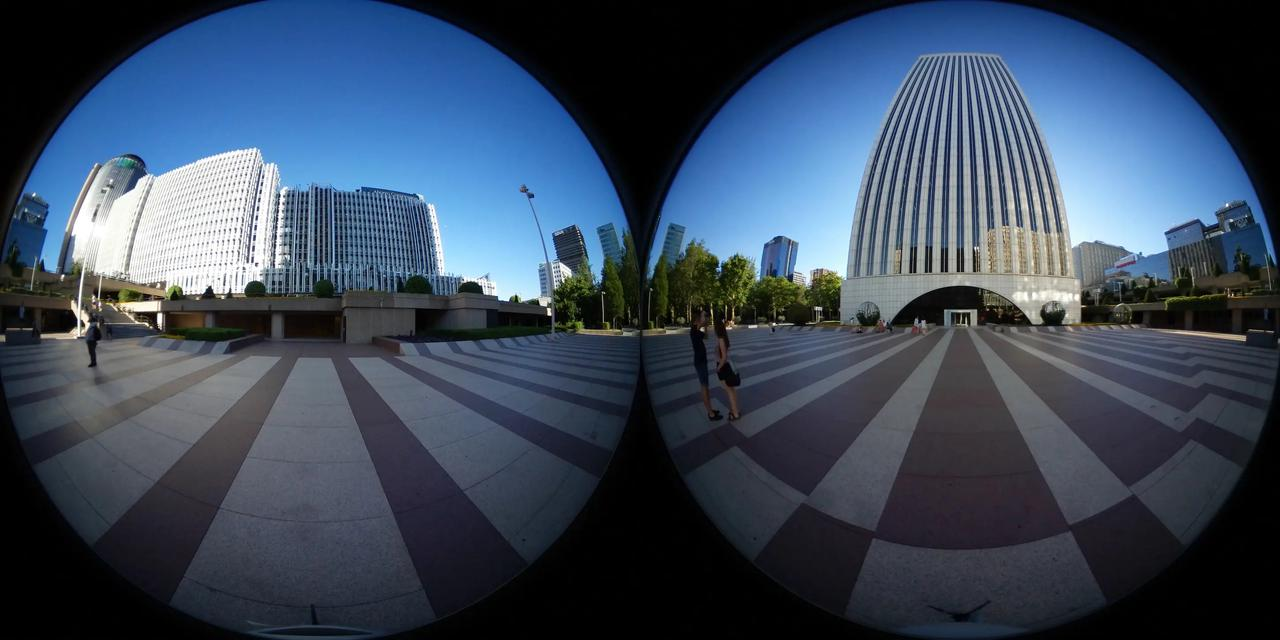
#> input picture images/fisheye_city_dual.png, 1280 x 640 px
$ python fisheye_to_rectilinear.py -i ../images/fisheye_city_dual.png -o out.png
#> lines starting #> are read from the running program, lines starting #| are printed output that depends on the picture
#!/usr/bin/env python3
"""Fisheye to rectilinear (perspective) projection."""

import argparse
import sys
from pathlib import Path
import cv2
import numpy as np

try:
    from camera_calibration.calib.calibration_config import CameraCalibration, LensCalibration
except ModuleNotFoundError:
    sys.path.insert(0, str(Path(__file__).resolve().parent.parent.parent))
    from camera_calibration.calib.calibration_config import CameraCalibration, LensCalibration


# [44 lines left out: function fisheye_to_rectilinear, not called in this run]


def _remap_fisheye(fisheye_img, ray_x, ray_y, ray_z, fisheye_fov_deg, cx, cy, radius,
                   lens_calib=None, is_lens2=False):
    """Remap world rays to fisheye pixels with optional calibration."""
    h, w = fisheye_img.shape[:2]

    if lens_calib is not None:
        cx = (1.0 - lens_calib.center_x) * w if is_lens2 else lens_calib.center_x * w
        cy = lens_calib.center_y * h
        fisheye_fov_deg = lens_calib.fov
        radius = min(w, h) / 2.0

    # Convert to equirect world coords: X=forward, Y=right, Z=up
    Xworld, Yworld, Zworld = ray_z, ray_x, -ray_y

    # Apply rotation correction
    if lens_calib is not None:
        rot_yaw = -lens_calib.rotation_yaw if is_lens2 else lens_calib.rotation_yaw
        rot_pitch, rot_roll = lens_calib.rotation_pitch, lens_calib.rotation_roll

        if abs(rot_yaw) > 1e-6 or abs(rot_pitch) > 1e-6 or abs(rot_roll) > 1e-6:
            cyaw, syaw = np.cos(rot_yaw), np.sin(rot_yaw)
            cpitch, spitch = np.cos(rot_pitch), np.sin(rot_pitch)
            croll, sroll = np.cos(rot_roll), np.sin(rot_roll)

            Rz = np.array([[cyaw, -syaw, 0], [syaw, cyaw, 0], [0, 0, 1]], dtype=np.float64)
            Ry = np.array([[cpitch, 0, spitch], [0, 1, 0], [-spitch, 0, cpitch]], dtype=np.float64)
            Rx = np.array([[1, 0, 0], [0, croll, -sroll], [0, sroll, croll]], dtype=np.float64)

            world_coords = np.stack([Xworld, Yworld, Zworld], axis=-1)
            rotated = world_coords @ (Rz @ Ry @ Rx).T
            Xworld, Yworld, Zworld = rotated[..., 0], rotated[..., 1], rotated[..., 2]

    # Fisheye projection
    Px, Py, Pz = -Zworld, Yworld, Xworld
    phi = np.arccos(np.clip(Pz, -1.0, 1.0))
    phi_max = np.radians(fisheye_fov_deg / 2.0)
    r_norm = phi / phi_max
    theta = np.arctan2(Py, Px) - np.pi / 2

    # Apply radial distortion
    if lens_calib is not None:
        k1, k2, k3 = lens_calib.k1, getattr(lens_calib, 'k2', 0.0), getattr(lens_calib, 'k3', 0.0)
        if abs(k1) > 1e-6 or abs(k2) > 1e-6 or abs(k3) > 1e-6:
            r_norm = r_norm * (1.0 + k1 * r_norm**2 + k2 * r_norm**4 + k3 * r_norm**6)

    x_fish = cx + r_norm * np.cos(theta) * radius
    y_fish = cy - r_norm * np.sin(theta) * radius

    valid = (r_norm <= 1.001) & (x_fish >= 0) & (x_fish < w) & (y_fish >= 0) & (y_fish < h)
    x_fish = np.clip(x_fish.astype(np.float32), -10, w + 10)
    y_fish = np.clip(y_fish.astype(np.float32), -10, h + 10)

    result = cv2.remap(fisheye_img, x_fish, y_fish, cv2.INTER_LINEAR,
                       borderMode=cv2.BORDER_CONSTANT, borderValue=0)
    result[~valid] = 0
    return result, valid


def dual_fisheye_to_rectilinear(dual_img, out_width, out_height,
                                 out_fov_deg=90.0, yaw_deg=0.0, pitch_deg=0.0,
                                 fisheye_fov_deg=180.0, calibration=None, blend=True):
    """Extract a rectilinear view from dual-fisheye, blending both lenses."""
    h, w = dual_img.shape[:2]
    half_w = w // 2
    lens1, lens2 = dual_img[:, :half_w], dual_img[:, half_w:]

    lens_h, lens_w = lens1.shape[:2]
    cx, cy = lens_w / 2.0, lens_h / 2.0
    radius = min(lens_w, lens_h) / 2.0

    lens1_fov = calibration.lens1.fov if calibration else fisheye_fov_deg
    lens2_fov = calibration.lens2.fov if calibration else fisheye_fov_deg
    blend_fov = min(lens1_fov, lens2_fov)

    # Compute world rays
    out_fov_clamped = min(out_fov_deg, 150.0)
    half_fov_h = np.radians(out_fov_clamped / 2.0)
    half_fov_v = half_fov_h * out_height / out_width

    v_idx, u_idx = np.mgrid[0:out_height, 0:out_width]
    u_norm = (u_idx - (out_width - 1) / 2.0) / ((out_width - 1) / 2.0)
    v_norm = (v_idx - (out_height - 1) / 2.0) / ((out_height - 1) / 2.0)

    ray_x = u_norm * np.tan(half_fov_h)
    ray_y = v_norm * np.tan(half_fov_v)
    ray_z = np.ones_like(u_idx, dtype=np.float64)
    ray_len = np.sqrt(ray_x**2 + ray_y**2 + ray_z**2)
    ray_x, ray_y, ray_z = ray_x / ray_len, ray_y / ray_len, ray_z / ray_len

    # Apply yaw and pitch
    yaw, pitch = np.radians(yaw_deg), np.radians(pitch_deg)
    c_yaw, s_yaw = np.cos(yaw), np.sin(yaw)
    ray_x, ray_z = ray_x * c_yaw + ray_z * s_yaw, -ray_x * s_yaw + ray_z * c_yaw
    c_pitch, s_pitch = np.cos(pitch), np.sin(pitch)
    ray_y, ray_z = ray_y * c_pitch - ray_z * s_pitch, ray_y * s_pitch + ray_z * c_pitch

    # Transform rays for each lens
    lens1_calib = calibration.lens1 if calibration else None
    lens2_calib = calibration.lens2 if calibration else None

    result1, valid1 = _remap_fisheye(lens1, ray_x, ray_y, ray_z,
                                      fisheye_fov_deg, cx, cy, radius, lens1_calib, is_lens2=False)
    result2, valid2 = _remap_fisheye(lens2, -ray_x, ray_y, -ray_z,
                                      fisheye_fov_deg, cx, cy, radius, lens2_calib, is_lens2=True)

    # Compute blending weights
    angle1_deg = np.degrees(np.arccos(np.clip(ray_z, -1, 1)))
    angle2_deg = np.degrees(np.arccos(np.clip(-ray_z, -1, 1)))
    max_angle = blend_fov / 2.0

    if blend:
        blend_width = 10.0
        weight1 = np.clip((max_angle - angle1_deg) / blend_width, 0, 1)
        weight2 = np.clip((max_angle - angle2_deg) / blend_width, 0, 1)
        total = np.maximum(weight1 + weight2, 1e-6)
        weight1, weight2 = weight1 / total, weight2 / total
    else:
        weight1 = (ray_z > 0).astype(np.float32)
        weight2 = 1.0 - weight1

    # Composite results
    both_valid = valid1 & valid2
    result = np.zeros_like(result1)

    if len(result.shape) == 3:
        w1, w2 = weight1[:, :, np.newaxis], weight2[:, :, np.newaxis]
        result[both_valid] = (w1[both_valid] * result1[both_valid].astype(np.float32) +
                              w2[both_valid] * result2[both_valid].astype(np.float32)).astype(np.uint8)
    else:
        result[both_valid] = (weight1[both_valid] * result1[both_valid].astype(np.float32) +
                              weight2[both_valid] * result2[both_valid].astype(np.float32)).astype(np.uint8)

    result[valid1 & ~valid2] = result1[valid1 & ~valid2]
    result[valid2 & ~valid1] = result2[valid2 & ~valid1]

    return result, valid1 | valid2


def extract_rectilinear_view(img, out_width, out_height, out_fov_deg=90.0,
                              yaw_deg=0.0, pitch_deg=0.0, fisheye_fov_deg=180.0,
                              calibration=None, blend=True):
    """Extract rectilinear view, auto-detecting single vs dual-lens."""
    h, w = img.shape[:2]
    is_dual = abs(w / h - 2.0) < 0.1

    if is_dual:
        return dual_fisheye_to_rectilinear(
            img, out_width, out_height, out_fov_deg, yaw_deg, pitch_deg,
            fisheye_fov_deg, calibration, blend)

    cx, cy, radius = w / 2.0, h / 2.0, min(w, h) / 2.0
    lens_calib = calibration.lens1 if calibration else None
    if lens_calib:
        cx, cy = lens_calib.center_x * w, lens_calib.center_y * h
        fisheye_fov_deg = lens_calib.fov
    return fisheye_to_rectilinear(img, out_width, out_height, out_fov_deg,
                                   yaw_deg, pitch_deg, fisheye_fov_deg, cx, cy, radius)


# [35 lines left out: functions generate_cubemap, _arrange_cubemap, not called in this run]


def main():
    parser = argparse.ArgumentParser(description='Extract rectilinear view from fisheye')
    parser.add_argument('--input', '-i', required=True, help='Input fisheye image')
    parser.add_argument('--output', '-o', required=True, help='Output image')
    parser.add_argument('--width', type=int, default=800, help='Output width (or face size for cubemap)')
    parser.add_argument('--height', type=int, default=600, help='Output height')
    parser.add_argument('--out-fov', type=float, default=90.0, help='Output FOV (max 150)')
    parser.add_argument('--fisheye-fov', type=float, default=180.0, help='Fisheye FOV')
    parser.add_argument('--yaw', type=float, default=0.0, help='Yaw: +right, -left')
    parser.add_argument('--pitch', type=float, default=0.0, help='Pitch: +up, -down')
    parser.add_argument('--cubemap', nargs='?', const='horizontal',
                        choices=['horizontal', 'vertical', 'cross'],
                        help='Output cubemap with specified layout')
    parser.add_argument('--calibration', '-c', type=str, help='Calibration file (.toml or .json)')
    parser.add_argument('--no-blend', action='store_true', help='Disable seam blending')

    args = parser.parse_args()

    img = cv2.imread(args.input)
#> img is the input picture: shape (640, 1280, 3); mean B, G, R 90.6, 72, 57.8
    if img is None:
        print(f"Error: Could not load {args.input}", file=sys.stderr)
        sys.exit(1)

    h, w = img.shape[:2]
#> h = 640; w = 1280
    is_dual = abs(w / h - 2.0) < 0.1
#> is_dual = True

    calibration = None
    fisheye_fov = args.fisheye_fov
    if args.calibration:
        try:
            calibration = CameraCalibration.load(args.calibration)
            fisheye_fov = calibration.lens1.fov
            print(f"Loaded calibration: lens1 fov={fisheye_fov:.1f} deg")
        except Exception as e:
            print(f"Warning: Could not load calibration: {e}", file=sys.stderr)

    print(f"Input: {w}x{h}, {'dual-lens' if is_dual else 'single-lens'}")
#| Input: 1280x640, dual-lens

    if args.cubemap:
        result, _ = generate_cubemap(img, args.width, fisheye_fov, args.cubemap,
                                      calibration, not args.no_blend)
        print(f"Cubemap: {args.cubemap} layout, face size {args.width}")
    else:
        result, valid = extract_rectilinear_view(img, args.width, args.height,
                                                  args.out_fov, args.yaw, args.pitch,
                                                  fisheye_fov, calibration, not args.no_blend)
#> in _remap_fisheye, `valid = (r_norm <= 1.001) & (x_fish >= 0) & (x_fish < w) & (y_fish >= ..`: valid: shape (600, 800) bool; every value is 1
#> in _remap_fisheye, `result = cv2.remap(fisheye_img, x_fish, y_fish, cv2.INTER_LINEAR, bord..`:
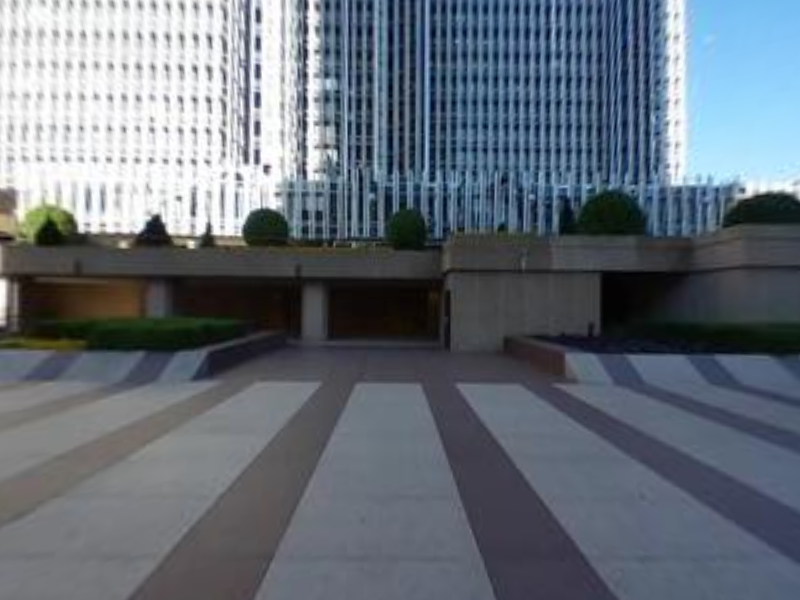
#> result: shape (600, 800, 3); mean B, G, R 120.2, 110.3, 101.7
#> call 2 of _remap_fisheye, with fisheye_fov_deg = 180, cx = 320, cy = 320, radius = 320, is_lens2 = True
#> in _remap_fisheye (call 2), `Xworld, Yworld, Zworld = ray_z, ray_x, -ray_y`:
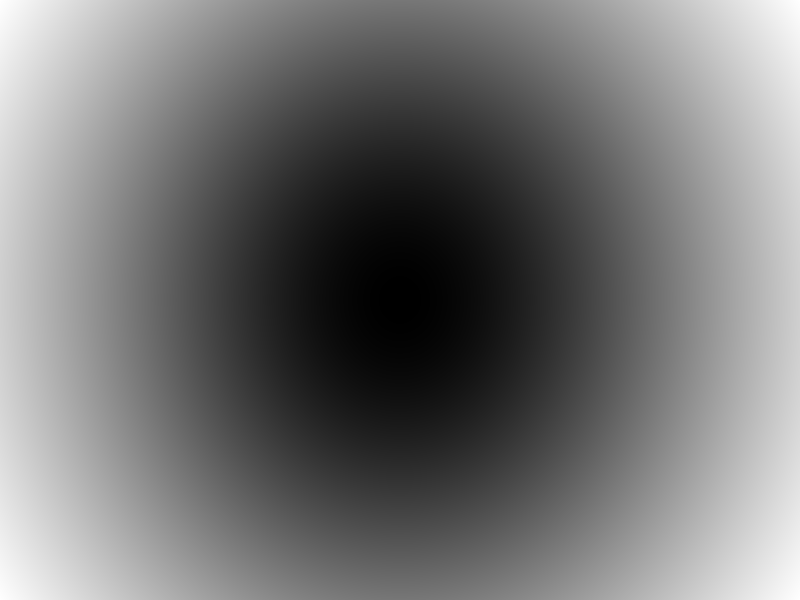
#> Xworld: shape (600, 800) float64; min -1, max -0.639, mean -0.836; drawn with min black and max white
#> in _remap_fisheye (call 2), `Xworld, Yworld, Zworld = ray_z, ray_x, -ray_y`:
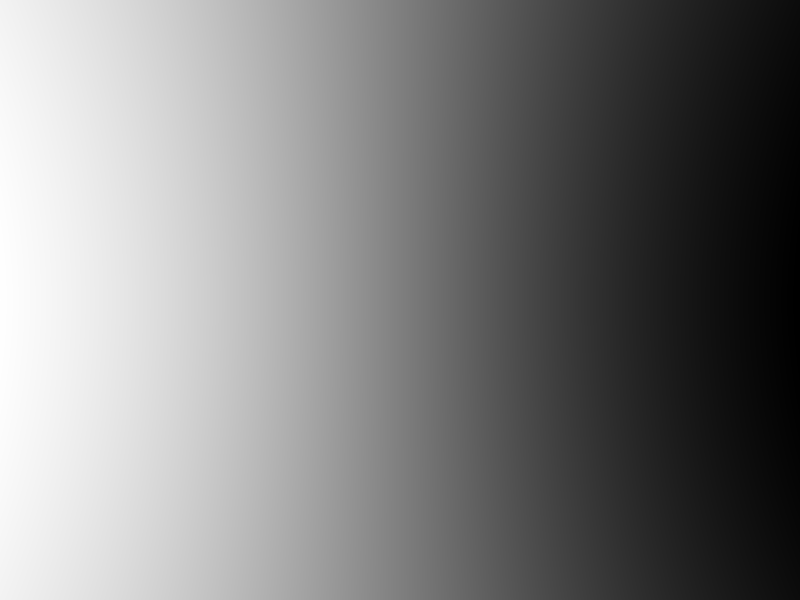
#> Yworld: shape (600, 800) float64; min -0.707, max 0.707, mean -2.96e-19; drawn with min black and max white
#> in _remap_fisheye (call 2), `phi = np.arccos(np.clip(Pz, -1.0, 1.0))`:
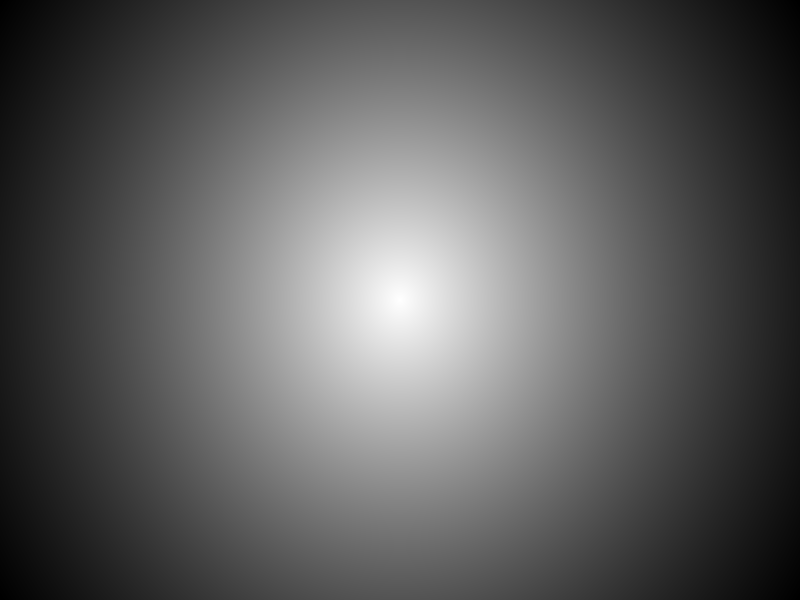
#> phi: shape (600, 800) float64; min 2.26, max 3.14, mean 2.59; drawn with min black and max white
#> in _remap_fisheye (call 2), `theta = np.arctan2(Py, Px) - np.pi / 2`:
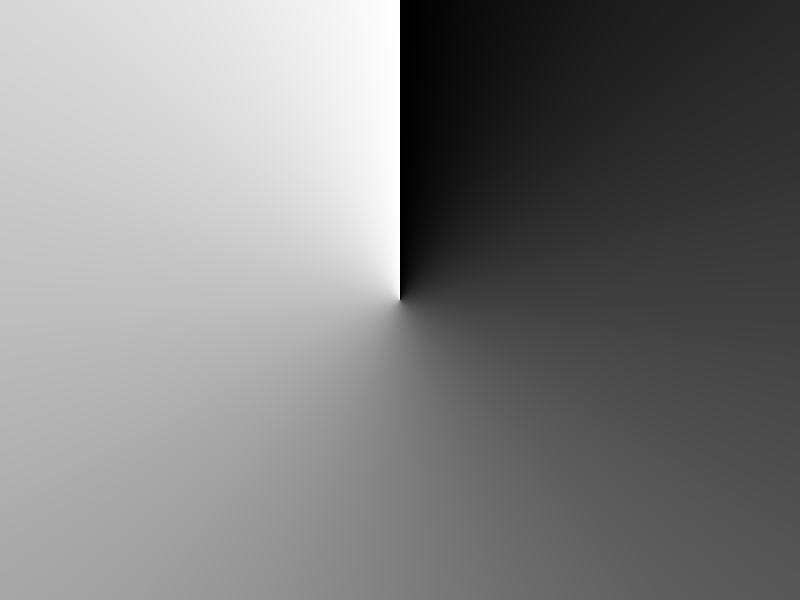
#> theta: shape (600, 800) float64; min -4.71, max 1.57, mean -1.57; drawn with min black and max white
#> in _remap_fisheye (call 2), `valid = (r_norm <= 1.001) & (x_fish >= 0) & (x_fish < w) & (y_fish >= ..`: valid: shape (600, 800) bool; every value is 0
#> in _remap_fisheye (call 2), `x_fish = np.clip(x_fish.astype(np.float32), -10, w + 10)`:
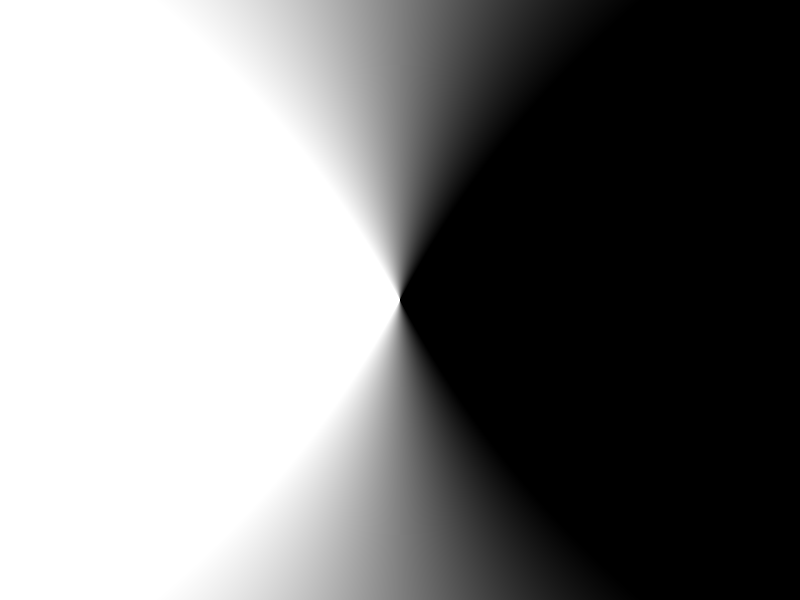
#> x_fish: shape (600, 800) float32; min -10, max 650, mean 320; drawn with min black and max white
#> in _remap_fisheye (call 2), `y_fish = np.clip(y_fish.astype(np.float32), -10, h + 10)`:
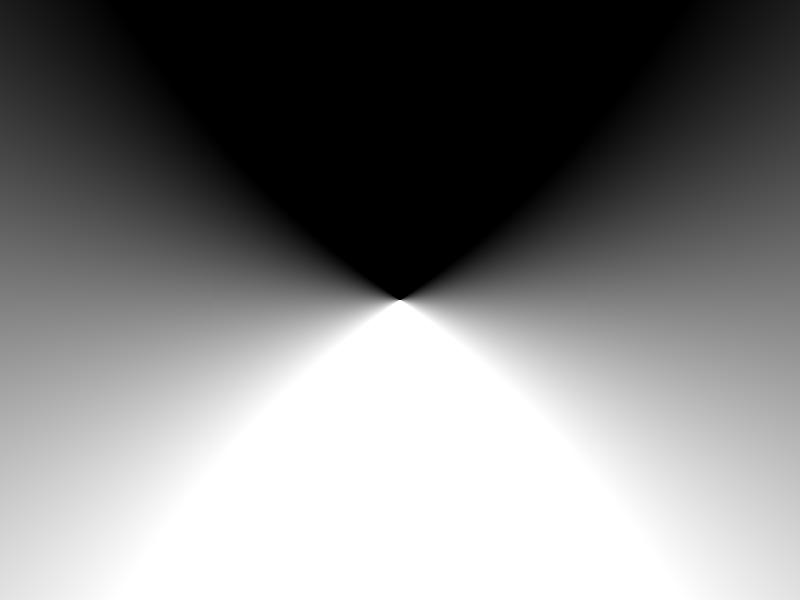
#> y_fish: shape (600, 800) float32; min -10, max 650, mean 320; drawn with min black and max white
#> in _remap_fisheye (call 2), `result = cv2.remap(fisheye_img, x_fish, y_fish, cv2.INTER_LINEAR, bord..`: result: shape (600, 800, 3); every value is 0
        print(f"Output: {args.width}x{args.height}, FOV {args.out_fov}°, "
              f"yaw {args.yaw}°, pitch {args.pitch}°")

    cv2.imwrite(args.output, result)
    print(f"Saved: {args.output}")


if __name__ == '__main__':
    main()
